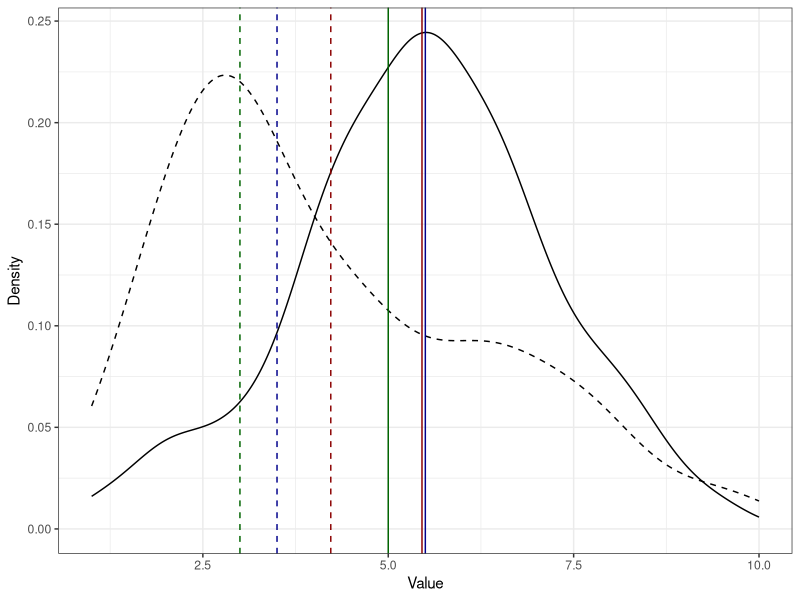
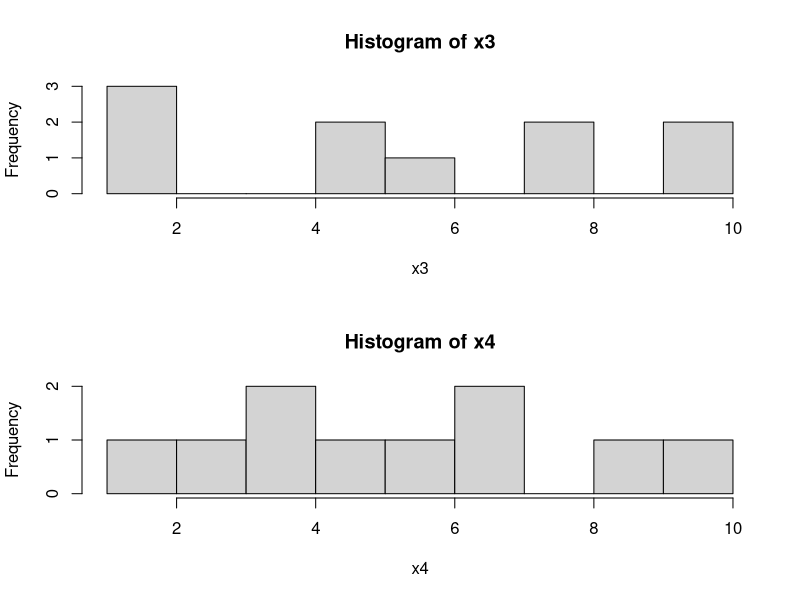

These charts were generated, in order, by the following R code:
## ---- chunk 1
x <- c(1,3,4,6,4,2,4,3,2,4,1)
## ---- chunk 2
table(x)
## ---- chunk 3
median(x)
## ---- chunk 4
mean(x)
## ---- chunk 5
# mode function
mode <- function(x) {
  values <- sort(unique(x))
  freqs <- tabulate(x)
  which(freqs == max(freqs))
}
## ---- chunk 6
mode(x) # кастомная функция, отсутствует в R
median(x)
mean(x)
## ---- chunk 7
library(ggplot2)
theme_set(theme_bw())
set.seed(108)
symm <- sample(
  x = seq(1, 10, 0.5),
  size = 200,
  replace = TRUE,
  prob = c(
    .05,
    .05,
    .07,
    .1,
    .1,
    .15,
    .20,
    .30,
    .35,
    .5,
    .35,
    .30,
    .20,
    .15,
    .1,
    .1,
    .07,
    .05,
    .05
  )
)
asymm <- sample(
  x = seq(1, 10, 0.5),
  size = 200,
  replace = TRUE,
  prob = c(
    .1,
    .2,
    .25,
    .4,
    .5,
    .5,
    .4,
    .35,
    .3,
    .25,
    .2,
    .25,
    .2,
    .15,
    .1,
    .1,
    .07,
    .05,
    .05
  )
)
graph1 <- ggplot(NULL) +
  geom_density(aes(symm)) +
  geom_density(aes(asymm), linetype = 'dashed') +
  geom_vline(xintercept = mean(symm), color = 'darkred') +
  geom_vline(xintercept = median(symm), color = 'darkblue') +
  geom_vline(xintercept = mode(symm), color = 'darkgreen') +
  geom_vline(xintercept = mean(asymm), color = 'darkred', linetype = 'dashed') +
  geom_vline(xintercept = median(asymm), color = 'darkblue', linetype = 'dashed') +
  geom_vline(xintercept = mode(asymm), color = 'darkgreen', linetype = 'dashed') +
  labs(x = 'Value',
       y = 'Density')
graph1  
## ---- chunk 8
weighted.mean(x = c(10, 8, 8), # вектор значений параметров (например, баллы за тест, эссе и экзамен)
              w = c(0.1, 0.3, 0.6)) # веса в итоговой оценке
## ---- chunk 9
x1 <- c(5, 50, 12, 4, 4, 6, 24)
x2 <- c(20, 30, 6, 8, 2, 11, 1, 13, 28, 31)
## ---- chunk 10
x1
x2
mean(x1)
mean(x2)
## ---- chunk 11
min(x1); min(x2) # да, точка с запятой в R тоже работает
max(x1); max(x2) # но заклинаю вас использовать её не в ущерб удобочитаемости
## ---- chunk 12
min_custom <- function(x) {
  m <- x[1]
  for (i in 2:length(x)) {
    if (x[i] < m) {
      m <- x[i]
    }
  }
  return(m)
}
max_custom <- function(x) {
  m <- x[1]
  for (i in 2:length(x)) {
    if (x[i] > m) {
      m <- x[i]
    }
  }
  return(m)
}
## ---- chunk 13
min_custom(x1); min_custom(x2)
max_custom(x1); max_custom(x2)
## ---- chunk 14
range(x1)
range(x2)
## ---- chunk 15
x3 <- c(1, 1, 2, 5, 5, 6, 8, 8, 10, 10)
x4 <- c(1, 3, 4, 4, 5, 6, 7, 7, 9, 10)
## ---- chunk 16
x3
x4
mean(x3); mean(x4)
range(x3); range(x4)
## ---- chunk 17
par(mfrow=c(2,1)) # размещаем два графика друг по другом
hist(x3, breaks = 10)
hist(x4, breaks = 10)
par(mfrow=c(1,1)) # откатываем настройки обратно
